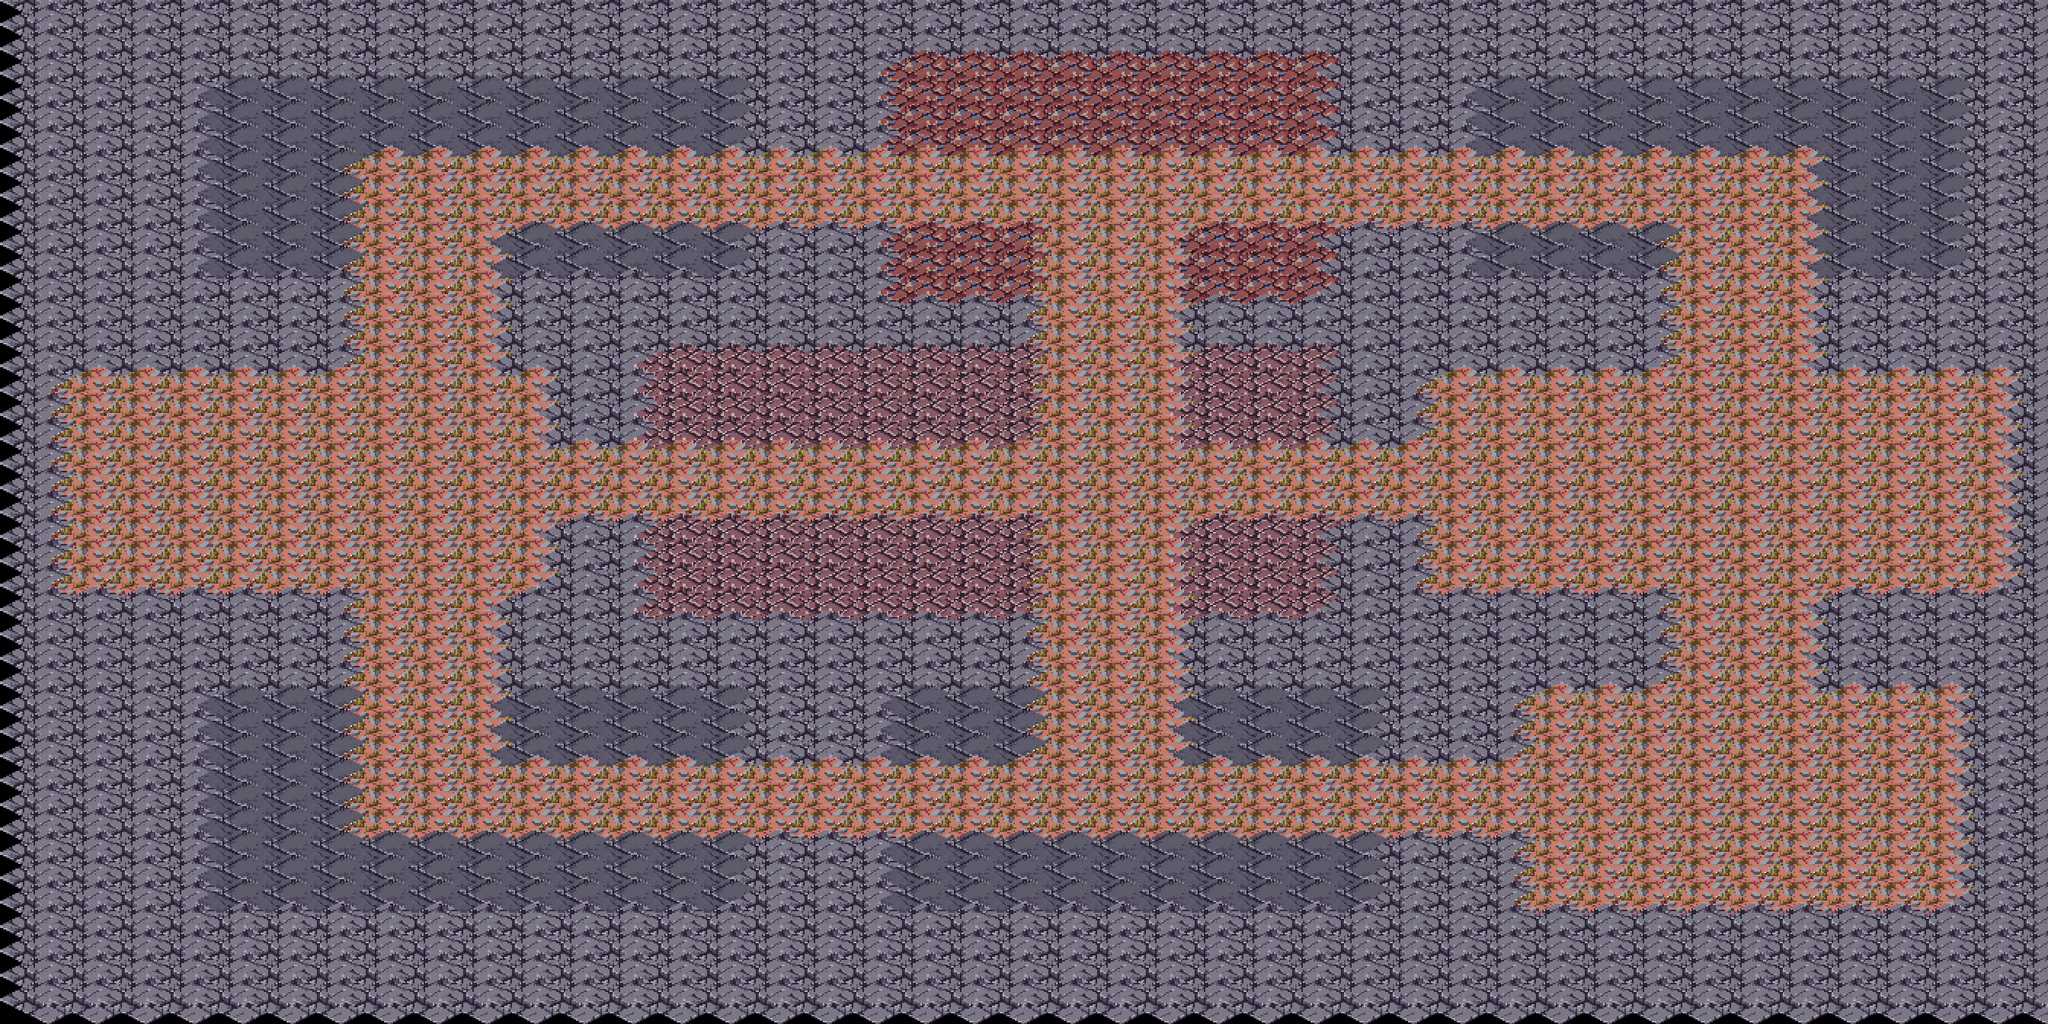

Tiled map render using the project's own tile images. Description and the whole map definition, tile-layer contents included, below:
An orthogonal 42x42 tile map with 64x32 px tiles, 1 tile layer (suelo).

<map version="1.10" orientation="orthogonal" renderorder="right-down" width="42" height="42" tilewidth="64" tileheight="32" infinite="0" nextlayerid="2" nextobjectid="1">
 <tileset firstgid="1" name="terreno_mundo" tilewidth="128" tileheight="64" tile_count="203" columns="8">
  <image source="../textures/../textures/terreno_mundo.png" width="1024" height="1664" />
  <tile id="6">
   <properties>
    <property name="collision" type="bool" value="true" />
   </properties>
  </tile>
  <tile id="13">
   <properties>
    <property name="collision" type="bool" value="true" />
   </properties>
  </tile>
 </tileset>
 <layer id="1" name="suelo" width="42" height="42">
  <data encoding="csv">
7,7,7,7,7,7,7,7,7,7,7,7,7,7,7,7,7,7,7,7,7,7,7,7,7,7,7,7,7,7,7,7,7,7,7,7,7,7,7,7,7,7,
7,7,7,7,7,7,7,7,7,7,7,7,7,7,7,7,7,7,7,7,7,7,7,7,7,7,7,7,7,7,7,7,7,7,7,7,7,7,7,7,7,7,
7,7,7,7,7,7,7,7,7,7,7,7,7,7,7,7,7,7,7,7,7,7,7,7,7,7,7,7,7,7,7,7,7,7,7,7,7,7,7,7,7,7,
7,7,7,7,7,7,7,7,7,7,7,7,7,7,7,7,7,7,4,4,4,4,4,4,4,4,4,7,7,7,7,7,7,7,7,7,7,7,7,7,7,7,
7,7,7,7,39,39,39,39,39,39,39,39,39,39,39,7,7,7,4,4,4,4,4,4,4,4,4,7,7,7,39,39,39,39,39,39,39,39,39,39,7,7,
7,7,7,7,39,39,39,39,39,39,39,39,39,39,39,7,7,7,4,4,4,4,4,4,4,4,4,7,7,7,39,39,39,39,39,39,39,39,39,39,7,7,
7,7,7,7,39,39,39,39,39,39,39,39,39,39,39,7,7,7,4,4,4,4,4,4,4,4,4,7,7,7,39,39,39,39,39,39,39,39,39,39,7,7,
7,7,7,7,39,39,39,34,34,34,34,34,34,34,34,34,34,34,34,34,34,34,34,34,34,34,34,34,34,34,34,34,34,34,34,34,34,39,39,39,7,7,
7,7,7,7,39,39,39,34,34,34,34,34,34,34,34,34,34,34,34,34,34,34,34,34,34,34,34,34,34,34,34,34,34,34,34,34,34,39,39,39,7,7,
7,7,7,7,39,39,39,34,34,34,34,34,34,34,34,34,34,34,34,34,34,34,34,34,34,34,34,34,34,34,34,34,34,34,34,34,34,39,39,39,7,7,
7,7,7,7,39,39,39,34,34,34,39,39,39,39,39,7,7,7,4,4,4,34,34,34,4,4,4,7,7,7,39,39,39,39,34,34,34,39,39,39,7,7,
7,7,7,7,39,39,39,34,34,34,39,39,39,39,39,7,7,7,4,4,4,34,34,34,4,4,4,7,7,7,39,39,39,39,34,34,34,39,39,39,7,7,
7,7,7,7,7,7,7,34,34,34,7,7,7,7,7,7,7,7,4,4,4,34,34,34,4,4,4,7,7,7,7,7,7,7,34,34,34,7,7,7,7,7,
7,7,7,7,7,7,7,34,34,34,7,7,7,7,7,7,7,7,7,7,7,34,34,34,7,7,7,7,7,7,7,7,7,7,34,34,34,7,7,7,7,7,
7,7,7,7,7,7,7,34,34,34,7,7,7,7,7,7,7,7,7,7,7,34,34,34,7,7,7,7,7,7,7,7,7,7,34,34,34,7,7,7,7,7,
7,7,7,7,7,7,7,34,34,34,7,7,7,16,16,16,16,16,16,16,16,34,34,34,16,16,16,7,7,7,7,7,7,7,34,34,34,7,7,7,7,7,
7,34,34,34,34,34,34,34,34,34,34,7,7,16,16,16,16,16,16,16,16,34,34,34,16,16,16,7,7,34,34,34,34,34,34,34,34,34,34,34,34,7,
7,34,34,34,34,34,34,34,34,34,34,7,7,16,16,16,16,16,16,16,16,34,34,34,16,16,16,7,7,34,34,34,34,34,34,34,34,34,34,34,34,7,
7,34,34,34,34,34,34,34,34,34,34,7,7,16,16,16,16,16,16,16,16,34,34,34,16,16,16,7,7,34,34,34,34,34,34,34,34,34,34,34,34,7,
7,34,34,34,34,34,34,34,34,34,34,34,34,34,34,34,34,34,34,34,34,34,34,34,34,34,34,34,34,34,34,34,34,34,34,34,34,34,34,34,34,7,
7,34,34,34,34,34,34,34,34,34,34,34,34,34,34,34,34,34,34,34,34,34,34,34,34,34,34,34,34,34,34,34,34,34,34,34,34,34,34,34,34,7,
7,34,34,34,34,34,34,34,34,34,34,34,34,34,34,34,34,34,34,34,34,34,34,34,34,34,34,34,34,34,34,34,34,34,34,34,34,34,34,34,34,7,
7,34,34,34,34,34,34,34,34,34,34,7,7,16,16,16,16,16,16,16,16,34,34,34,16,16,16,7,7,34,34,34,34,34,34,34,34,34,34,34,34,7,
7,34,34,34,34,34,34,34,34,34,34,7,7,16,16,16,16,16,16,16,16,34,34,34,16,16,16,7,7,34,34,34,34,34,34,34,34,34,34,34,34,7,
7,34,34,34,34,34,34,34,34,34,34,7,7,16,16,16,16,16,16,16,16,34,34,34,16,16,16,7,7,34,34,34,34,34,34,34,34,34,34,34,34,7,
7,7,7,7,7,7,7,34,34,34,7,7,7,16,16,16,16,16,16,16,16,34,34,34,16,16,16,7,7,7,7,7,7,7,34,34,34,7,7,7,7,7,
7,7,7,7,7,7,7,34,34,34,7,7,7,7,7,7,7,7,7,7,7,34,34,34,7,7,7,7,7,7,7,7,7,7,34,34,34,7,7,7,7,7,
7,7,7,7,7,7,7,34,34,34,7,7,7,7,7,7,7,7,7,7,7,34,34,34,7,7,7,7,7,7,7,7,7,7,34,34,34,7,7,7,7,7,
7,7,7,7,7,7,7,34,34,34,7,7,7,7,7,7,7,7,7,7,7,34,34,34,7,7,7,7,7,7,7,7,7,7,34,34,34,7,7,7,7,7,
7,7,7,7,39,39,39,34,34,34,39,39,39,39,39,7,7,7,39,39,39,34,34,34,39,39,39,39,7,7,7,34,34,34,34,34,34,34,34,34,7,7,
7,7,7,7,39,39,39,34,34,34,39,39,39,39,39,7,7,7,39,39,39,34,34,34,39,39,39,39,7,7,7,34,34,34,34,34,34,34,34,34,7,7,
7,7,7,7,39,39,39,34,34,34,39,39,39,39,39,7,7,7,39,39,39,34,34,34,39,39,39,39,7,7,7,34,34,34,34,34,34,34,34,34,7,7,
7,7,7,7,39,39,39,34,34,34,34,34,34,34,34,34,34,34,34,34,34,34,34,34,34,34,34,34,34,34,34,34,34,34,34,34,34,34,34,34,7,7,
7,7,7,7,39,39,39,34,34,34,34,34,34,34,34,34,34,34,34,34,34,34,34,34,34,34,34,34,34,34,34,34,34,34,34,34,34,34,34,34,7,7,
7,7,7,7,39,39,39,34,34,34,34,34,34,34,34,34,34,34,34,34,34,34,34,34,34,34,34,34,34,34,34,34,34,34,34,34,34,34,34,34,7,7,
7,7,7,7,39,39,39,39,39,39,39,39,39,39,39,7,7,7,39,39,39,39,39,39,39,39,39,39,7,7,7,34,34,34,34,34,34,34,34,34,7,7,
7,7,7,7,39,39,39,39,39,39,39,39,39,39,39,7,7,7,39,39,39,39,39,39,39,39,39,39,7,7,7,34,34,34,34,34,34,34,34,34,7,7,
7,7,7,7,39,39,39,39,39,39,39,39,39,39,39,7,7,7,39,39,39,39,39,39,39,39,39,39,7,7,7,34,34,34,34,34,34,34,34,34,7,7,
7,7,7,7,7,7,7,7,7,7,7,7,7,7,7,7,7,7,7,7,7,7,7,7,7,7,7,7,7,7,7,7,7,7,7,7,7,7,7,7,7,7,
7,7,7,7,7,7,7,7,7,7,7,7,7,7,7,7,7,7,7,7,7,7,7,7,7,7,7,7,7,7,7,7,7,7,7,7,7,7,7,7,7,7,
7,7,7,7,7,7,7,7,7,7,7,7,7,7,7,7,7,7,7,7,7,7,7,7,7,7,7,7,7,7,7,7,7,7,7,7,7,7,7,7,7,7,
7,7,7,7,7,7,7,7,7,7,7,7,7,7,7,7,7,7,7,7,7,7,7,7,7,7,7,7,7,7,7,7,7,7,7,7,7,7,7,7,7,7
</data>
 </layer>
</map>
